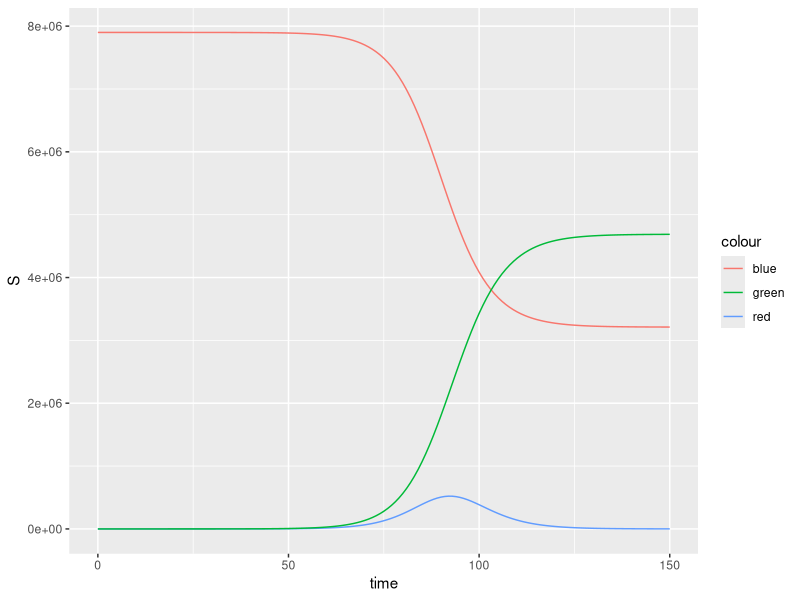

Reproduce this figure in R.
## ---- chunk 1
knitr::opts_chunk$set(echo = TRUE)
options(tinytex.verbose = TRUE)
library(deSolve)
library(ggplot2)
## ---- chunk 2
# defining model parameters

# initialized params and state variables here ... these are fixed nnonetheless
alpha.0 = 1/3; beta.0 = 0.5; N.0=7900000; prop.val <- FALSE; delta <- 1
times <- seq(0, 150, by = delta)

S.0 = 7900000; I.0 = 10; R.0 = 0
  
# alpha: recovery rate, beta: contacts per given time sufficient for spread
params <- c(alpha = alpha.0, beta = beta.0, N=N.0)

# state variables
if(prop.val){
  state <- c(S = S.0/N.0, I=I.0/N.0, R = R.0/N.0)
}else{
  state <- c(S = S.0, I=I.0, R = R.0)
}
## ---- chunk 3

# self implementation

RateOfChange.Self <- function(times, state, params)
{
  df <- data.frame(time = times)
  S.list <- c(NULL); I.list <- c(NULL); R.list <- c(NULL)
  # convert the rates into named list
  
  with(as.list(c(state, params)), {
    for (time in times){
      # this is to ensure that the first values are the initials
      # update the variables 1
      S.list <- c(S.list, S); I.list <- c(I.list, I); R.list <- c(R.list, R); 
      
      # rate of change of subsceptible population
      S.change <- S*(1 - delta*beta*(I/N))
      #dS <- (S.change - S)/delta
      
      # rate of change of the recovered population
      #dR <- alpha*I
      R.change <- R + delta*alpha*I
      
      # rate of change of the infectious population
      I.change <- N - S.change - R.change
      #dI <- beta*(S/N)*I - alpha*I
      
      # update the variables 2 
      S <- S.change; I <- I.change; R <- R.change
      
    }
    
    df$S <- S.list; df$I <- I.list; df$R <- R.list
    return(df)
  })
  
}

## ---- chunk 4
data <- RateOfChange.Self(times, state, params)
head(data)
## ---- chunk 5
# make a combine plot
ggplot(data = data, aes(time)) + geom_line(aes(y = S, colour = "blue")) + 
  geom_line(aes(y = I, colour = "red")) + 
  geom_line(aes(y = R, colour = "green")) 
